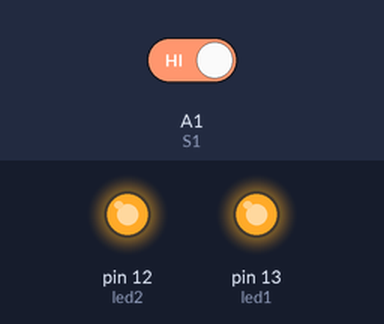
Recording of a sketch running on a simulated Arduino Uno, built with avr-gcc and run on an emulated ATmega328P. Parts: output pins drawn as LEDs (lit = HIGH). Dashed ring = blinking. Inputs (shaded band) come from the test bench; at power-on: A1 (S1) HIGH.

Above: at 1.2 s.
1.3 s: A1 (S1) driven LOW
At 1.55 s:
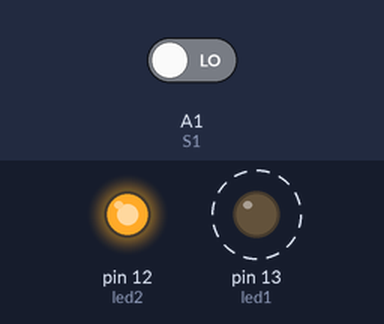
At 2.05 s:
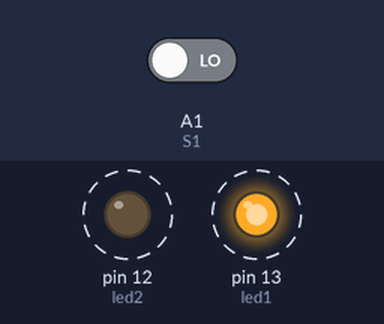
4.3 s: A1 (S1) driven HIGH
At 5.6 s:
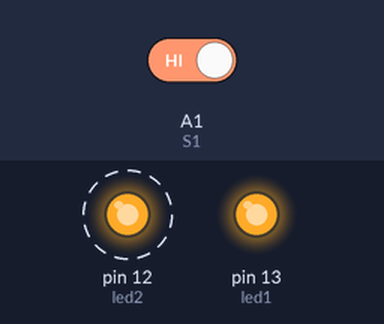
Timing chart, 0 to 12.5 s (numbered marks = the images above; inputs shaded):
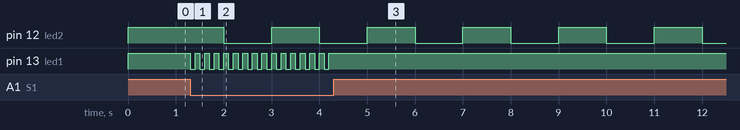

The sketch:

lab1_zad4.ino
```cpp
//Należy napisać program, który będzie zmieniał stan LED na przeciwny za każdym razem,
//gdy zostanie naciśnięty przycisk. Dodatkowo drugi LED ma migać co 2s.


int led1 = 13;
int led2 = 12;

int S1 = A1;

bool stan = HIGH;

int C1 = 0;

unsigned long czas = 0;
unsigned long czas1 = 0;
unsigned long czas2 = 0;

void setup()
{
	pinMode(led1, OUTPUT);
	pinMode(led2, OUTPUT);
	pinMode(S1, INPUT);

	digitalWrite(led1, HIGH);
	digitalWrite(led2, HIGH);
}


void loop()
{

	czas = millis();
	if (czas - czas1 >= 1000)
	{
		digitalWrite(led2, stan);
		stan = !stan;
		czas1 = czas;
	}

	if (czas - czas2 >= 100)
	{
		if (digitalRead(S1) == LOW && C1 == 0)
		{
			digitalWrite(led1, LOW);
			C1 = 1;
		}
		else if(digitalRead(S1) == LOW && C1 == 1)
		{
			digitalWrite(led1, HIGH);
			C1 = 0;
		}

		czas2 = czas;
	}
}
```

Measured:
- after the input at 1.3 s, pin 13 (led1): alternates HIGH for 0.10 s and LOW for 0.10 s, starting at once
- after the input at 4.3 s, pin 13 (led1): stops changing and stays HIGH
- by itself, pin 12 (led2): alternates HIGH for 1.0 s and LOW for 1.0 s
